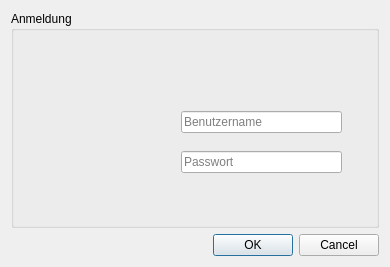
<?xml version="1.0" encoding="UTF-8"?>
<ui version="4.0">
 <class>LoginDialog</class>
 <widget class="QDialog" name="LoginDialog">
  <property name="windowModality">
   <enum>Qt::ApplicationModal</enum>
  </property>
  <property name="geometry">
   <rect>
    <x>0</x>
    <y>0</y>
    <width>390</width>
    <height>267</height>
   </rect>
  </property>
  <property name="sizePolicy">
   <sizepolicy hsizetype="Fixed" vsizetype="Fixed">
    <horstretch>0</horstretch>
    <verstretch>0</verstretch>
   </sizepolicy>
  </property>
  <property name="windowTitle">
   <string>Dialog</string>
  </property>
  <property name="modal">
   <bool>true</bool>
  </property>
  <layout class="QVBoxLayout" name="verticalLayout">
   <item>
    <widget class="QGroupBox" name="groupBox">
     <property name="title">
      <string>Anmeldung</string>
     </property>
     <widget class="QLineEdit" name="userEdit">
      <property name="geometry">
       <rect>
        <x>170</x>
        <y>100</y>
        <width>161</width>
        <height>22</height>
       </rect>
      </property>
      <property name="text">
       <string/>
      </property>
      <property name="placeholderText">
       <string>Benutzername</string>
      </property>
     </widget>
     <widget class="QLineEdit" name="pwdEdit">
      <property name="geometry">
       <rect>
        <x>170</x>
        <y>140</y>
        <width>161</width>
        <height>22</height>
       </rect>
      </property>
      <property name="echoMode">
       <enum>QLineEdit::Password</enum>
      </property>
      <property name="placeholderText">
       <string>Passwort</string>
      </property>
     </widget>
     <widget class="QLabel" name="image">
      <property name="geometry">
       <rect>
        <x>20</x>
        <y>40</y>
        <width>131</width>
        <height>141</height>
       </rect>
      </property>
      <property name="text">
       <string/>
      </property>
      <property name="pixmap">
       <pixmap resource="resource.qrc">:/images/images/user_big.png</pixmap>
      </property>
     </widget>
    </widget>
   </item>
   <item>
    <widget class="QDialogButtonBox" name="buttonBox">
     <property name="orientation">
      <enum>Qt::Horizontal</enum>
     </property>
     <property name="standardButtons">
      <set>QDialogButtonBox::Cancel|QDialogButtonBox::Ok</set>
     </property>
    </widget>
   </item>
  </layout>
 </widget>
 <resources>
  <include location="resource.qrc"/>
  <include location="../../../../../.designer/backup/resource.qrc"/>
 </resources>
 <connections>
  <connection>
   <sender>buttonBox</sender>
   <signal>accepted()</signal>
   <receiver>LoginDialog</receiver>
   <slot>accept()</slot>
   <hints>
    <hint type="sourcelabel">
     <x>248</x>
     <y>254</y>
    </hint>
    <hint type="destinationlabel">
     <x>157</x>
     <y>274</y>
    </hint>
   </hints>
  </connection>
  <connection>
   <sender>buttonBox</sender>
   <signal>rejected()</signal>
   <receiver>LoginDialog</receiver>
   <slot>reject()</slot>
   <hints>
    <hint type="sourcelabel">
     <x>316</x>
     <y>260</y>
    </hint>
    <hint type="destinationlabel">
     <x>286</x>
     <y>274</y>
    </hint>
   </hints>
  </connection>
 </connections>
</ui>
